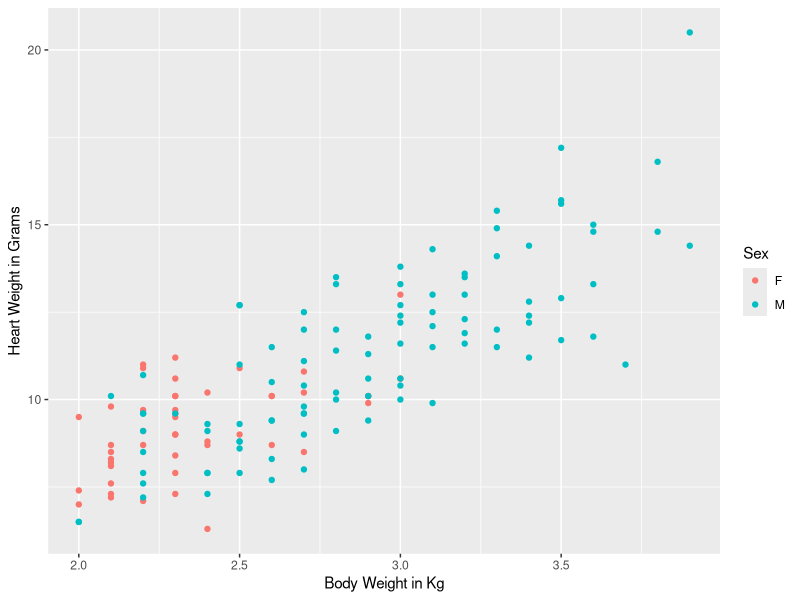
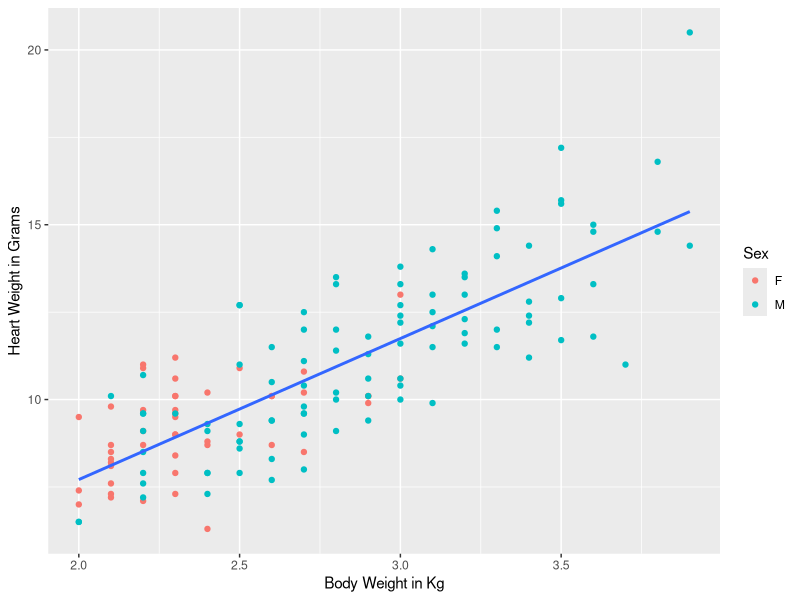
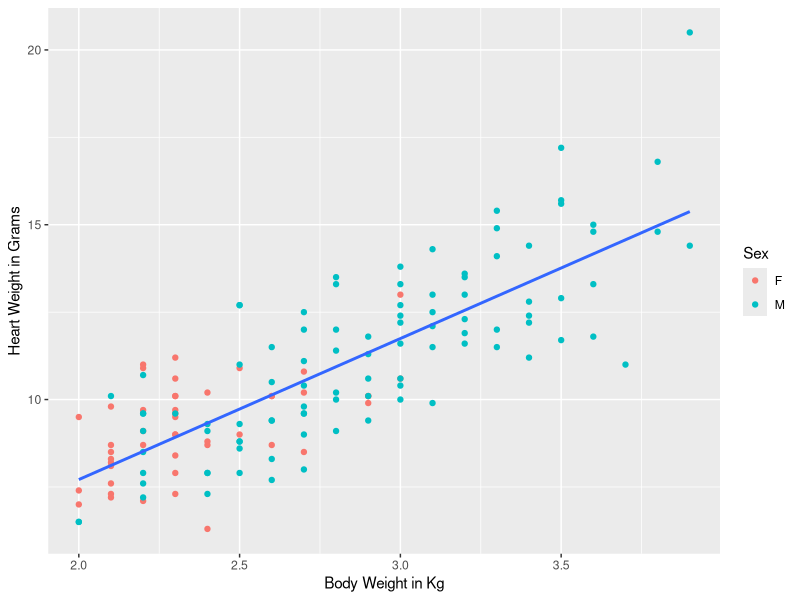
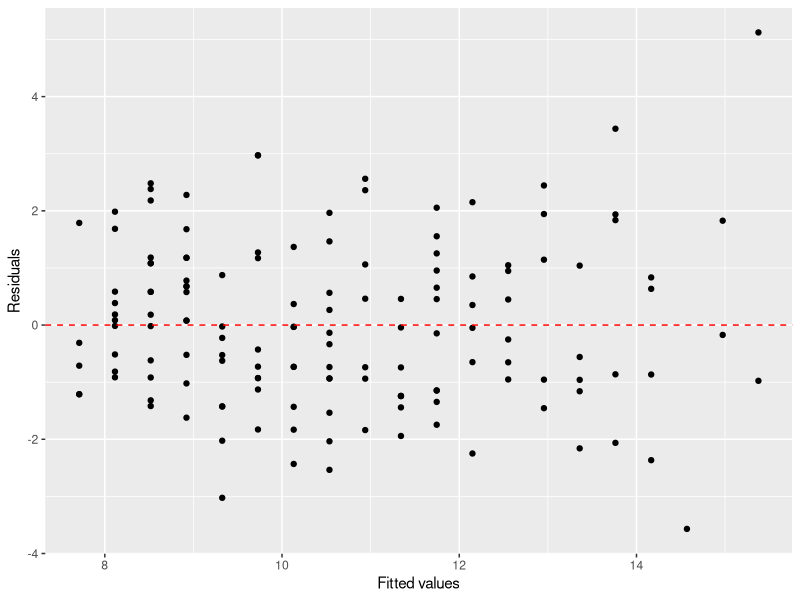
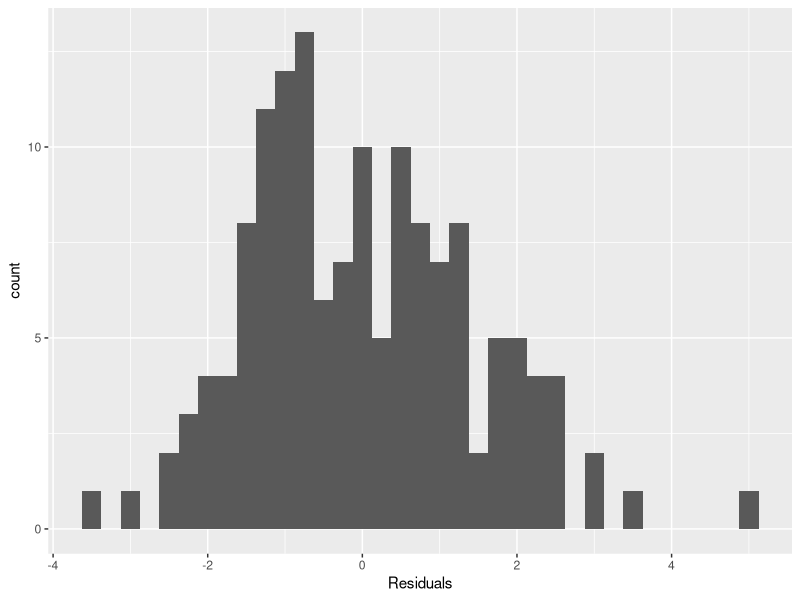

The R source for these figures, in order:
## ---- chunk 1
Colesterol_Lvl <- c(
244,
278,
272,
160,
226,
210,
318,
236,
186,
142,
360,
288,
220,
206,
282,
270,
282,
234,
266,
276,
294,
224,
310,
242,
236,
288)
## ---- chunk 2
#| code-fold: show

#install.packages("MASS")
library(MASS)
## ---- chunk 3
?cats
tail(cats,6)
## ---- chunk 4
#| echo: false

library(tidyverse)

ggplot(data = cats, aes(Bwt, Hwt))+
  geom_point(aes(color=Sex) )+
  xlab("Body Weight in Kg") +
  ylab("Heart Weight in Grams")

## ---- chunk 5
ggplot(data = cats, aes(x = Bwt, y = Hwt))+
  geom_point(aes(color=Sex) )+
  geom_smooth(method = lm, se = FALSE) +
  xlab("Body Weight in Kg") +
  ylab("Heart Weight in Grams")
## ---- chunk 6
summarize(.data= cats , r = cor(Bwt, Hwt, use="complete.obs"))
## ---- chunk 7
#install.packages("broom")
library(broom)
cat_model <- lm(Hwt ~ Bwt, data= cats)
tidy(cat_model)
## ---- chunk 8
# Alternative to tidy()
summary(cat_model)
## ---- chunk 9
#| echo: FALSE

ggplot(cats, aes(x = Bwt, y = Hwt))+
  geom_point(aes(color=Sex) )+
  geom_smooth(method = lm, se = FALSE) +
  xlab("Body Weight in Kg") +
  ylab("Heart Weight in Grams")

## ---- chunk 10
#install.packages("broom")
library(broom)

cat_model_aug <- augment(cat_model)


ggplot(data = cat_model_aug, aes(x = .fitted, y = .resid)) +
  geom_point() +
  geom_hline(yintercept = 0, linetype = "dashed", color = "red") +
  xlab("Fitted values") +
  ylab("Residuals")
## ---- chunk 11
ggplot(data = cat_model_aug, aes(x = .resid)) +
  geom_histogram(binwidth = 0.25) +
  xlab("Residuals")
